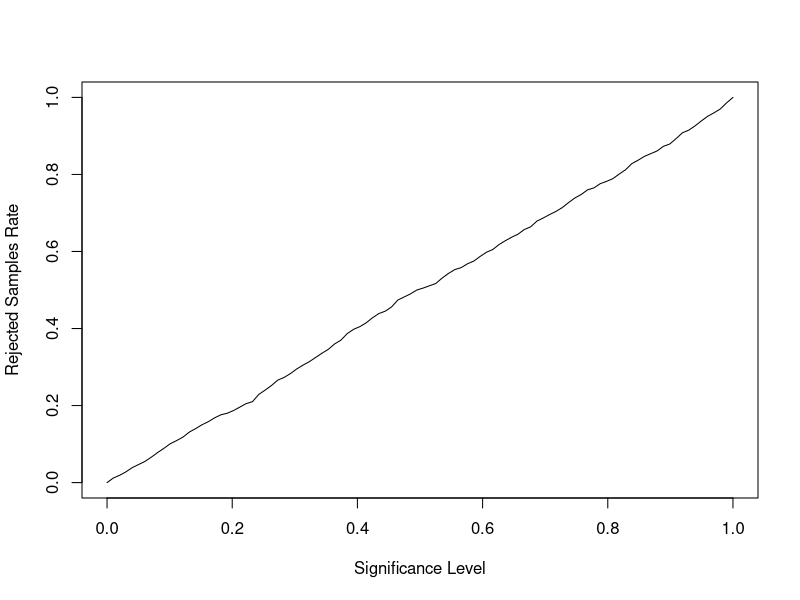

R code for this plot:
N = 100
UNIF.MAX = 2

print.test.result <- function(p.value, test.name, signif=0.95) {
  status <- if (p.value <= signif) "rejected" else "not rejected"
  res <- sprintf("The hypothesis is %s by %s test with p.value=%f",
                 status, test.name, p.value)
  print(res, quote=FALSE)
}

unif.chisq.test <- function(sample) {
  NUM.OF.INTERVALS = 10
  
  int.sep <- seq(from=0, to=UNIF.MAX, length.out=NUM.OF.INTERVALS + 1)
  cnt <- sapply(1:NUM.OF.INTERVALS, function(i) {
    length(which(sample >= int.sep[i] & sample < int.sep[i + 1]))
  })
  p.value <- chisq.test(cnt, p=rep(1 / NUM.OF.INTERVALS, NUM.OF.INTERVALS))$p.value
}

unif.ks.test <- function(sample) {
  p.value <- ks.test(sample, function(...) punif(..., max=UNIF.MAX))$p.value
}

task.a <- function() {
  sample <- runif(N, max=UNIF.MAX)
  print.test.result(unif.chisq.test(sample), "chi square")
  print.test.result(unif.ks.test(sample), "Kolmogorov-Smirnov")
}

plot.task.b <- function() {
  signifs <- seq(from=0, to=1, length.out=100)
  samples <- lapply(1:1000, function(ignored) runif(N, max=UNIF.MAX))
  p.values <- sapply(samples, function(sample) unif.ks.test(sample))
  rejected <- sapply(signifs, function(signif) length(which(p.values <= signif)))
  plot(x=signifs, y=rejected / length(samples),
       xlab="Significance Level",
       ylab="Rejected Samples Rate",
       type="l")
}

save.task.b.jpeg <- function(filename) {
  jpeg(filename)
  plot.task.b()
  dev.off()
}

task.a()
save.task.b.jpeg("05/task_b.jpg")
